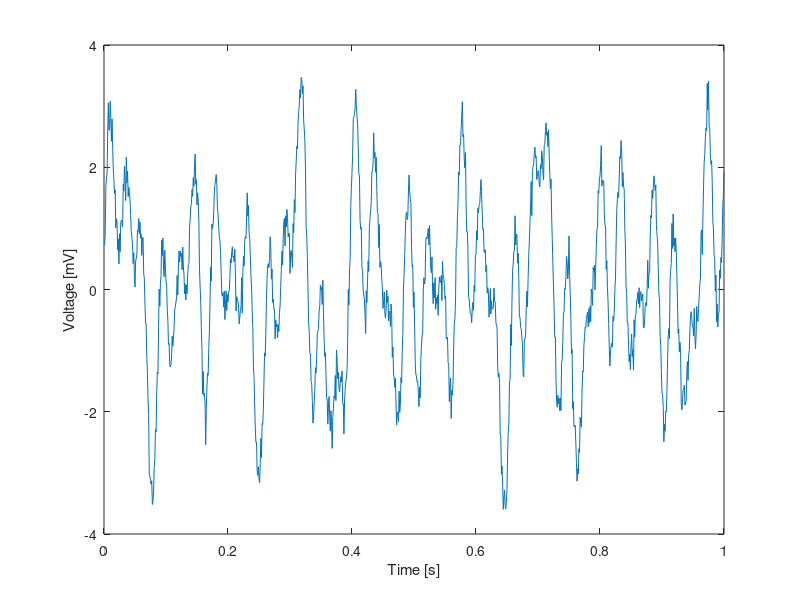
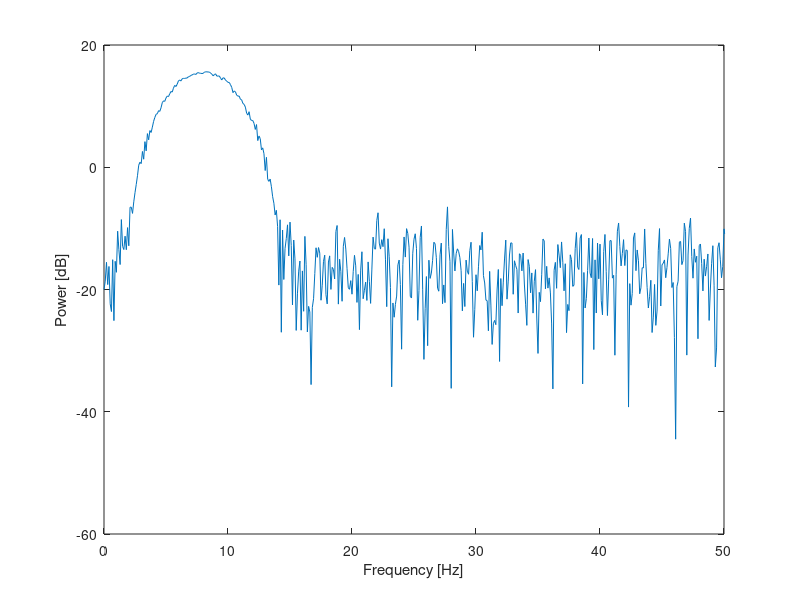

The MATLAB source for these figures, in order: (Note: this script raises an error after producing the figures.)
%%  Analysis of Continuous Rhythmic EEG Data 

%% Example 1: Plot time vs voltage plot  
load 6_data.mat
plot(t1,v1)
xlabel('Time [s]');
ylabel('Voltage [mV]');

%% Example 2:  Test Orthogonality.

dt = 0.001;         %Time step.  Data sampled at 1000 Hz.
t = (0:dt:1);       %Define time axis.

f1=11;  f2=10;              %Define two sinusoids.
x1 = cos(2.0*pi*t*f1); 
x2 = sin(2.0*pi*t*f2);

figure(10)                  %Plot the sinusoids.
subplot(2,1,1)
plot(t,x1)
hold on
plot(t,x2, 'r')
hold off
title('x1 (blue) and x2 (red)')

subplot(2,1,2)              %Plot their product and print sum.
plot(t, x1.*x2)
title(['Integral = ' num2str(sum(x1.*x2)*dt)])

%%  Example 3:  Simulated data power.

dt = 0.001;         %Time resolution.  Data sampled at 1000 Hz.
t = (dt:dt:1);      %Define time axis.

v0=15;  f=100;               %Define amplitude and frequency of sinusoid.
v = v0*sin(2.0*pi*t*f);     %Simualte data.

pow = abs(fft(v)).^2 * 2/length(v);    %Computer power.

figure(10)
clf()
subplot(2,1,1)
plot(v)
subplot(2,1,2)
plot(pow)

%%  Example 4:  Observed data

load 6_data.mat                         %Load the data.

pow = abs(fft(v1)).^2 * 2/length(v1);   %Compute the spectrum.
pow = 10*log10(pow);                    %Covert to decibel scale.

figure(10)
clf()
subplot(2,1,1)
plot(t1, v1);  xlabel('Time [s]');  ylabel('Voltage')
subplot(2,1,2)
plot(pow);  xlabel('Indices');  ylabel('Power')

%%  Example 5:  Compute the spectrum and plot it with correct x-axis.

%load 6_data.mat                         %Load the data

pow = abs(fft(v1)).^2 * 2/length(v1);    %Compute the spectrum.
%pow = 10*log10(pow);                     %Convert to decibels.
pow = pow(1:length(v1)/2+1);             %Ignore negative frequencies.

dt = 0.001;                              %Define the time resolution.
df = 1/max(t1);                          %Determine the frequency resolution.
fNQ = 1/ dt / 2;                         %Determine the Nyquist frequency.
faxis = (0:df:fNQ);                      %Construct frequency axis.

figure(10)
clf()
plot(faxis, pow);
xlim([0 50])
xlabel('Frequency [Hz]')
ylabel('Power [dB]')

%%  Example 6:  Compute the spectrum using 'periodogram'
%   NOTE:  Requires the Signal Processing Toolbox in MATLAB.
%          http://www.mathworks.com/products/signal/

load 6_data.mat

dt = 0.001;                                 %The sampling interval in seconds.
Fs = 1/dt;                                  %The sampling frequency in Hertz.

periodogram(v1,[],length(v1),Fs);           %Only one line of code!
%xlim([0 50])                                %See MATLAB Help for details.


%%  Example 7:  Compute the spectrum with a Hann taper.
%   NOTE:  Requires the Signal Processing Toolbox in MATLAB.
%          http://www.mathworks.com/products/signal/
%   OR, write the Hann taper yourself and forget the toolbox!

load 6_data.mat                           %Load the data.

v0 = v1.* hann(length(v1))';              %Multiply data by Hann taper.
pow = abs(fft(v0)).^2 * 2/length(v0);     %Compute the spectrum.
pow = 10*log10(pow);                      %Convert to decibels.
pow = pow(1:length(v0)/2+1);              %Ignore negative frequencies.

dt = 0.001;                               %Define the time resolution.
f0 = 1/dt;                                %Determine the sampling frequency.
df = 1/max(t1);                           %Determine the frequency resolution.
fNQ = f0 / 2;                             %Determine the Nyquist frequency.
faxis = (0:df:fNQ);                       %Construct frequency axis.

plot(faxis, pow);
xlim([0 50])
ylim([-30 30])
xlabel('Frequency [Hz]')
ylabel('Power [dB]')

%%
%%%%%%%%%%%%%%%%%%%%%%%%%%%%%%%%%%%%%%%%%%%%%%%%%%%%%%%%%%%%%%%%%%%%%%%%%%
%%%%  We'll now focus on variables 'v2' and 't2'  %%%%

%%  Example 8:  Plot the data.

load 6_data.mat                 %Load the data.

plot(t2,v2)
xlabel('Time [s]');

%%  Example 9:  Compute the power spectrum of v2 and plot it.
%   NOTE:  Requires the Signal Processing Toolbox in MATLAB.
%          http://www.mathworks.com/products/signal/

v0 = v2 .* hann(length(v2))';             %Hann taper the data.
pow = abs(fft(v0)).^2 * 2/length(v0);     %Compute the spectrum.
pow = 10*log10(pow);             %Convert to decibels.
pow = pow(1:length(v0)/2+1);              %Ignore negative frequencies.

dt = 0.001;                               %Define the time resolution.
f0 = 1/dt;                                %Determine the sampling frequency.
df = 1/max(t2);                           %Determine the frequency resolution.
fNQ = f0 / 2;                             %Determine the Nyquist frequency.
faxis = (0:df:fNQ);                       %Construct frequency axis.

plot(faxis, pow);
xlim([0 50])
xlabel('Frequency [Hz]')
ylabel('Power [dB]')

%%  Example 10:  Compute the spectrogram.
%   NOTE:  Requires the Signal Processing Toolbox in MATLAB.
%          http://www.mathworks.com/products/signal/

load 6_data.mat                             %Load the data.

dt = 0.001;                                 %The sampling interval in seconds.
Fs = 1/dt;                                  %The sampling frequency in Hertz.
[S,F,T]=spectrogram(v2,1000,500,1000,Fs);   %Window size is 1000 pts = 1 s
                                            %Overlap is 500 pts = 0.5 s
                                            %Compute fft over 1000 pts.
S = abs(S);
imagesc(T,F,10*log10(S/max(S(:))));  colorbar;
axis xy
ylim([0 20])
xlabel('Time [s]')
ylabel('Freq [Hz]')